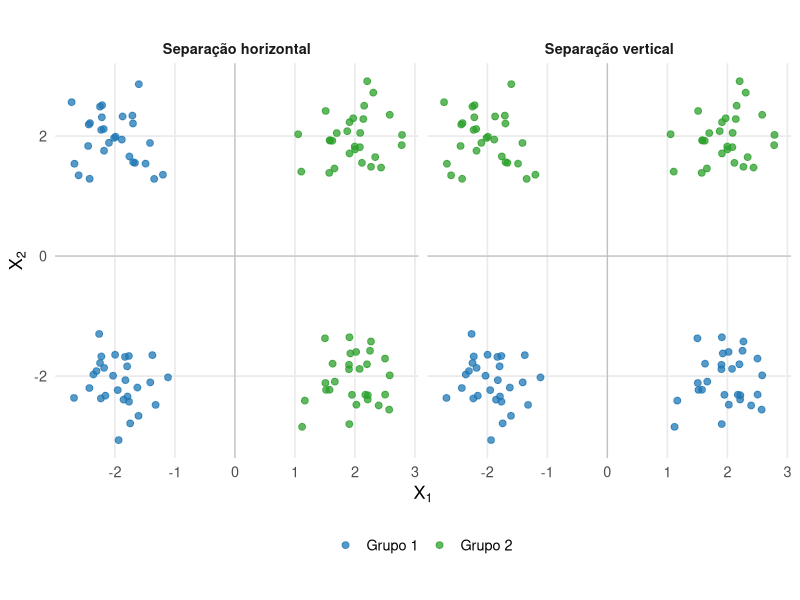
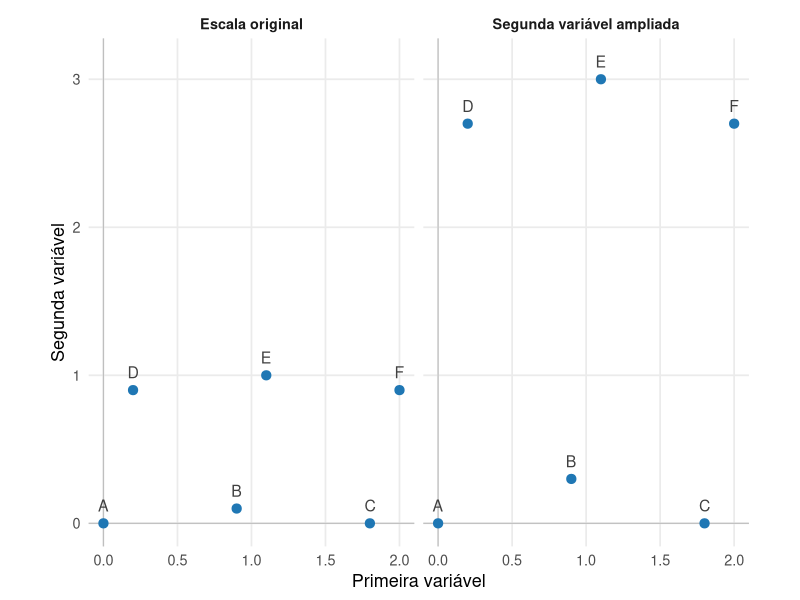
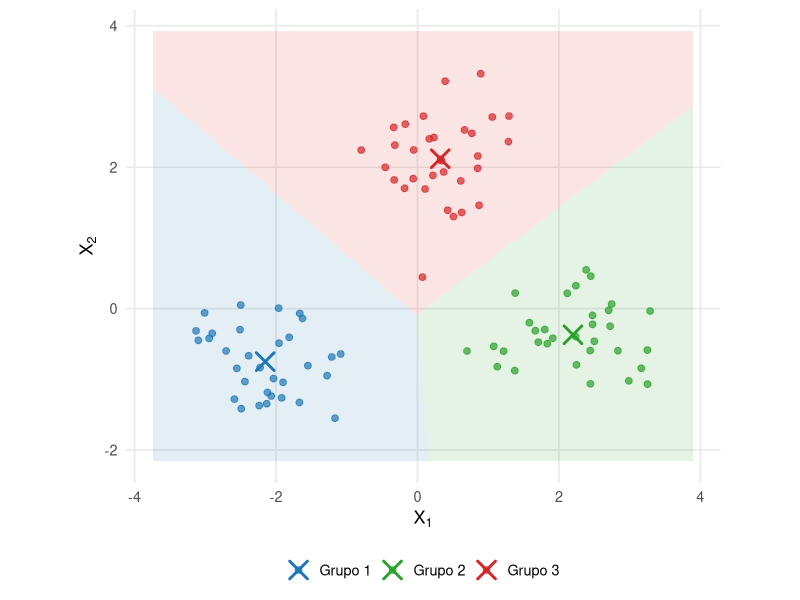
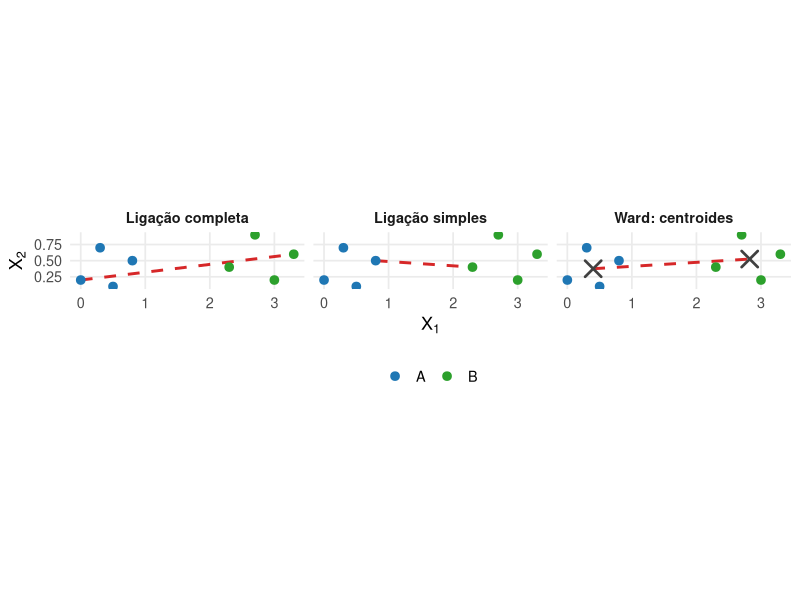
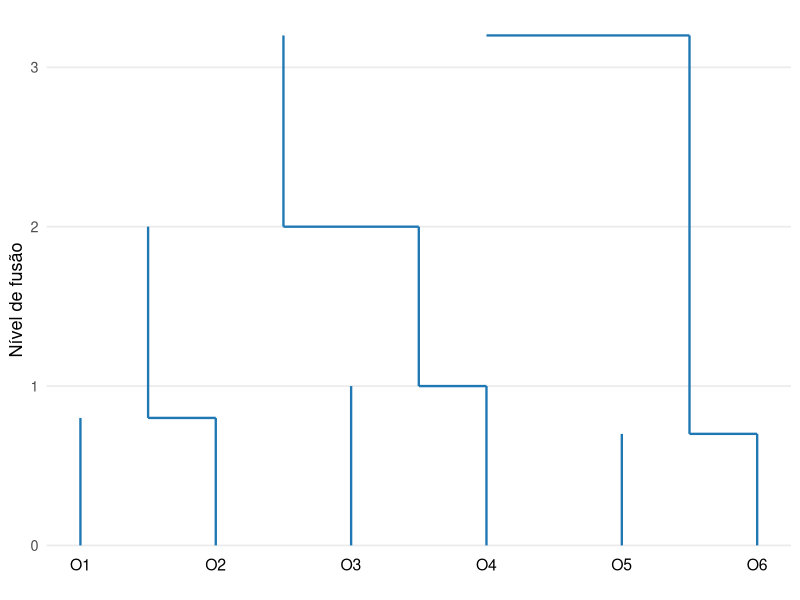

The R script that drew these images, in order:
## ---- chunk 1
#| label: fig-agrupamentos-particoes-plausiveis
#| echo: false
#| warning: false
#| message: false
#| fig-cap: "Diferentes partições de uma mesma configuração de observações."
#| fig-width: 9
#| fig-height: 4.7
#| fig-align: center

library(ggplot2)

set.seed(316)

n_por_bloco <- 28

blocos <- data.frame(
  cx = c(
    -2,
     2,
    -2,
     2
  ),
  cy = c(
     2,
     2,
    -2,
    -2
  )
)

dados <- do.call(
  rbind,
  lapply(
    seq_len(
      nrow(blocos)
    ),
    function(j) {
      data.frame(
        X1 = stats::rnorm(
          n_por_bloco,
          mean = blocos$cx[j],
          sd = 0.42
        ),
        X2 = stats::rnorm(
          n_por_bloco,
          mean = blocos$cy[j],
          sd = 0.42
        )
      )
    }
  )
)

dados$grupo_horizontal <- ifelse(
  dados$X1 < 0,
  "Grupo 1",
  "Grupo 2"
)

dados$grupo_vertical <- ifelse(
  dados$X2 < 0,
  "Grupo 1",
  "Grupo 2"
)

painel_horizontal <- data.frame(
  X1 = dados$X1,
  X2 = dados$X2,
  grupo = dados$grupo_horizontal,
  criterio = "Separação horizontal"
)

painel_vertical <- data.frame(
  X1 = dados$X1,
  X2 = dados$X2,
  grupo = dados$grupo_vertical,
  criterio = "Separação vertical"
)

dados_figura <- rbind(
  painel_horizontal,
  painel_vertical
)

dados_figura$criterio <- factor(
  dados_figura$criterio,
  levels = c(
    "Separação horizontal",
    "Separação vertical"
  )
)

cores <- c(
  "Grupo 1" = "#1f77b4",
  "Grupo 2" = "#2ca02c"
)

ggplot(
  dados_figura,
  aes(
    x = X1,
    y = X2,
    color = grupo
  )
) +
  geom_hline(
    yintercept = 0,
    linewidth = 0.4,
    color = "gray75"
  ) +
  geom_vline(
    xintercept = 0,
    linewidth = 0.4,
    color = "gray75"
  ) +
  geom_point(
    size = 2,
    alpha = 0.75
  ) +
  facet_wrap(
    vars(criterio)
  ) +
  scale_color_manual(
    values = cores,
    name = NULL
  ) +
  coord_equal() +
  labs(
    x = expression(X[1]),
    y = expression(X[2])
  ) +
  theme_minimal(
    base_size = 13
  ) +
  theme(
    panel.grid.minor = element_blank(),
    legend.position = "bottom",
    strip.text = element_text(
      face = "bold"
    )
  )
## ---- chunk 2
#| label: fig-agrupamentos-efeito-escala
#| echo: false
#| warning: false
#| message: false
#| fig-cap: "Mudanças de escala alteram a geometria utilizada para comparar as observações."
#| fig-width: 9
#| fig-height: 4.6
#| fig-align: center

library(ggplot2)

dados_escala <- data.frame(
  objeto = c(
    "A",
    "B",
    "C",
    "D",
    "E",
    "F"
  ),
  X1 = c(
    0.0,
    0.9,
    1.8,
    0.2,
    1.1,
    2.0
  ),
  X2 = c(
    0.0,
    0.1,
    0.0,
    0.9,
    1.0,
    0.9
  )
)

original <- data.frame(
  objeto = dados_escala$objeto,
  C1 = dados_escala$X1,
  C2 = dados_escala$X2,
  painel = "Escala original"
)

reescalado <- data.frame(
  objeto = dados_escala$objeto,
  C1 = dados_escala$X1,
  C2 = 3 * dados_escala$X2,
  painel = "Segunda variável ampliada"
)

dados_figura <- rbind(
  original,
  reescalado
)

dados_figura$painel <- factor(
  dados_figura$painel,
  levels = c(
    "Escala original",
    "Segunda variável ampliada"
  )
)

ggplot(
  dados_figura,
  aes(
    x = C1,
    y = C2
  )
) +
  geom_hline(
    yintercept = 0,
    linewidth = 0.4,
    color = "gray75"
  ) +
  geom_vline(
    xintercept = 0,
    linewidth = 0.4,
    color = "gray75"
  ) +
  geom_point(
    size = 2.8,
    color = "#1f77b4"
  ) +
  geom_text(
    aes(
      label = objeto
    ),
    nudge_y = 0.12,
    size = 4,
    color = "gray25"
  ) +
  facet_wrap(
    vars(painel)
  ) +
  coord_equal() +
  labs(
    x = "Primeira variável",
    y = "Segunda variável"
  ) +
  theme_minimal(
    base_size = 13
  ) +
  theme(
    panel.grid.minor = element_blank(),
    strip.text = element_text(
      face = "bold"
    )
  )
## ---- chunk 3
#| label: fig-kmedias-voronoi
#| echo: false
#| warning: false
#| message: false
#| fig-cap: "Centroides e regiões de alocação definidas pela distância euclidiana."
#| fig-width: 7.5
#| fig-height: 6.3
#| fig-align: center

library(ggplot2)

set.seed(417)

centros <- data.frame(
  grupo = c(
    "Grupo 1",
    "Grupo 2",
    "Grupo 3"
  ),
  X1 = c(
    -2.0,
     2.1,
     0.2
  ),
  X2 = c(
    -0.8,
    -0.4,
     2.2
  )
)

n_grupo <- 32

dados <- do.call(
  rbind,
  lapply(
    seq_len(
      nrow(centros)
    ),
    function(k) {
      data.frame(
        X1 = stats::rnorm(
          n_grupo,
          centros$X1[k],
          0.52
        ),
        X2 = stats::rnorm(
          n_grupo,
          centros$X2[k],
          0.52
        ),
        grupo = centros$grupo[k]
      )
    }
  )
)

centroides <- aggregate(
  cbind(
    X1,
    X2
  ) ~ grupo,
  data = dados,
  FUN = mean
)

grade <- expand.grid(
  X1 = seq(
    min(dados$X1) - 0.6,
    max(dados$X1) + 0.6,
    length.out = 280
  ),
  X2 = seq(
    min(dados$X2) - 0.6,
    max(dados$X2) + 0.6,
    length.out = 280
  )
)

distancias <- sapply(
  seq_len(
    nrow(centroides)
  ),
  function(k) {
    (
      grade$X1 -
        centroides$X1[k]
    )^2 +
      (
        grade$X2 -
          centroides$X2[k]
      )^2
  }
)

grade$regiao <- apply(
  distancias,
  1,
  which.min
)

grade$regiao <- factor(
  grade$regiao,
  levels = 1:3,
  labels = centroides$grupo
)

cores <- c(
  "Grupo 1" = "#1f77b4",
  "Grupo 2" = "#2ca02c",
  "Grupo 3" = "#d62728"
)

ggplot() +
  geom_raster(
    data = grade,
    aes(
      x = X1,
      y = X2,
      fill = regiao
    ),
    alpha = 0.12,
    inherit.aes = FALSE,
    show.legend = FALSE
  ) +
  geom_point(
    data = dados,
    aes(
      x = X1,
      y = X2,
      color = grupo
    ),
    size = 2,
    alpha = 0.7
  ) +
  geom_point(
    data = centroides,
    aes(
      x = X1,
      y = X2,
      color = grupo
    ),
    shape = 4,
    stroke = 1.5,
    size = 5
  ) +
  scale_color_manual(
    values = cores,
    name = NULL
  ) +
  scale_fill_manual(
    values = cores,
    guide = "none"
  ) +
  coord_equal() +
  labs(
    x = expression(X[1]),
    y = expression(X[2])
  ) +
  theme_minimal(
    base_size = 13
  ) +
  theme(
    panel.grid.minor = element_blank(),
    legend.position = "bottom"
  )
## ---- chunk 4
#| label: fig-agrupamentos-ligacoes
#| echo: false
#| warning: false
#| message: false
#| fig-cap: "Diferentes critérios utilizam diferentes características para medir a proximidade entre dois grupos."
#| fig-width: 9.5
#| fig-height: 4.8
#| fig-align: center

library(ggplot2)

grupo_A <- data.frame(
  x = c(
    0.0,
    0.3,
    0.5,
    0.8
  ),
  y = c(
    0.2,
    0.7,
    0.1,
    0.5
  ),
  grupo = "A"
)

grupo_B <- data.frame(
  x = c(
    2.3,
    2.7,
    3.0,
    3.3
  ),
  y = c(
    0.4,
    0.9,
    0.2,
    0.6
  ),
  grupo = "B"
)

dados <- rbind(
  grupo_A,
  grupo_B
)

centros <- aggregate(
  cbind(
    x,
    y
  ) ~ grupo,
  data = dados,
  FUN = mean
)

dist_pares <- expand.grid(
  i = seq_len(
    nrow(grupo_A)
  ),
  j = seq_len(
    nrow(grupo_B)
  )
)

dist_pares$d <- sqrt(
  (
    grupo_A$x[
      dist_pares$i
    ] -
      grupo_B$x[
        dist_pares$j
      ]
  )^2 +
    (
      grupo_A$y[
        dist_pares$i
      ] -
        grupo_B$y[
          dist_pares$j
        ]
    )^2
)

par_min <- dist_pares[
  which.min(
    dist_pares$d
  ),
]

par_max <- dist_pares[
  which.max(
    dist_pares$d
  ),
]

segmento_simples <- data.frame(
  x = grupo_A$x[
    par_min$i
  ],
  y = grupo_A$y[
    par_min$i
  ],
  xend = grupo_B$x[
    par_min$j
  ],
  yend = grupo_B$y[
    par_min$j
  ]
)

segmento_completa <- data.frame(
  x = grupo_A$x[
    par_max$i
  ],
  y = grupo_A$y[
    par_max$i
  ],
  xend = grupo_B$x[
    par_max$j
  ],
  yend = grupo_B$y[
    par_max$j
  ]
)

segmento_ward <- data.frame(
  x = centros$x[
    centros$grupo == "A"
  ],
  y = centros$y[
    centros$grupo == "A"
  ],
  xend = centros$x[
    centros$grupo == "B"
  ],
  yend = centros$y[
    centros$grupo == "B"
  ]
)

criar_painel <- function(
  segmento,
  nome
) {

  pontos <- dados
  pontos$painel <- nome

  seg <- segmento
  seg$painel <- nome

  list(
    pontos = pontos,
    segmento = seg
  )
}

p1 <- criar_painel(
  segmento_simples,
  "Ligação simples"
)

p2 <- criar_painel(
  segmento_completa,
  "Ligação completa"
)

p3 <- criar_painel(
  segmento_ward,
  "Ward: centroides"
)

pontos_figura <- rbind(
  p1$pontos,
  p2$pontos,
  p3$pontos
)

segmentos_figura <- rbind(
  p1$segmento,
  p2$segmento,
  p3$segmento
)

pontos_figura$painel <- factor(
  pontos_figura$painel,
  levels = c(
    "Ligação simples",
    "Ligação completa",
    "Ward: centroides"
  )
)

segmentos_figura$painel <- factor(
  segmentos_figura$painel,
  levels = levels(
    pontos_figura$painel
  )
)

cores <- c(
  "A" = "#1f77b4",
  "B" = "#2ca02c"
)

ggplot() +
  geom_segment(
    data = segmentos_figura,
    aes(
      x = x,
      y = y,
      xend = xend,
      yend = yend
    ),
    linewidth = 1,
    color = "#d62728",
    linetype = "dashed"
  ) +
  geom_point(
    data = pontos_figura,
    aes(
      x = x,
      y = y,
      color = grupo
    ),
    size = 2.6
  ) +
  geom_point(
    data = transform(
      centros,
      painel = "Ward: centroides"
    ),
    aes(
      x = x,
      y = y
    ),
    shape = 4,
    size = 4.5,
    stroke = 1.4,
    color = "gray25"
  ) +
  facet_wrap(
    vars(painel),
    nrow = 1
  ) +
  scale_color_manual(
    values = cores,
    name = NULL
  ) +
  coord_equal() +
  labs(
    x = expression(X[1]),
    y = expression(X[2])
  ) +
  theme_minimal(
    base_size = 13
  ) +
  theme(
    panel.grid.minor = element_blank(),
    legend.position = "bottom",
    strip.text = element_text(
      face = "bold"
    )
  )
## ---- chunk 5
#| label: fig-agrupamentos-dendrograma
#| echo: false
#| warning: false
#| message: false
#| fig-cap: "Representação hierárquica das fusões entre seis objetos. A altura registra o nível da fusão."
#| fig-width: 7.5
#| fig-height: 5.2
#| fig-align: center

library(ggplot2)

segmentos <- data.frame(
  x = c(
    1, 2,
    1, 1.5, 2,
    3, 4,
    3, 3.5, 4,
    5, 6,
    5, 5.5, 6,
    1.5, 3.5,
    1.5, 2.5, 3.5,
    2.5, 5.5,
    2.5, 4.0, 5.5
  ),
  y = c(
    0, 0,
    0.8, 0.8, 0.8,
    0, 0,
    1.0, 1.0, 1.0,
    0, 0,
    0.7, 0.7, 0.7,
    0.8, 1.0,
    2.0, 2.0, 2.0,
    2.0, 0.7,
    3.2, 3.2, 3.2
  ),
  xend = c(
    1, 2,
    1, 2, 2,
    3, 4,
    3, 4, 4,
    5, 6,
    5, 6, 6,
    1.5, 3.5,
    1.5, 3.5, 3.5,
    2.5, 5.5,
    2.5, 5.5, 5.5
  ),
  yend = c(
    0.8, 0.8,
    0.8, 0.8, 0.8,
    1.0, 1.0,
    1.0, 1.0, 1.0,
    0.7, 0.7,
    0.7, 0.7, 0.7,
    2.0, 2.0,
    2.0, 2.0, 2.0,
    3.2, 3.2,
    3.2, 3.2, 3.2
  )
)

rotulos <- data.frame(
  x = 1:6,
  y = rep(
    -0.12,
    6
  ),
  objeto = paste0(
    "O",
    1:6
  )
)

ggplot() +
  geom_segment(
    data = segmentos,
    aes(
      x = x,
      y = y,
      xend = xend,
      yend = yend
    ),
    linewidth = 0.8,
    color = "#1f77b4"
  ) +
  geom_text(
    data = rotulos,
    aes(
      x = x,
      y = y,
      label = objeto
    ),
    size = 4
  ) +
  scale_x_continuous(
    breaks = NULL
  ) +
  labs(
    x = NULL,
    y = "Nível de fusão"
  ) +
  theme_minimal(
    base_size = 13
  ) +
  theme(
    panel.grid.minor = element_blank(),
    panel.grid.major.x = element_blank()
  )
